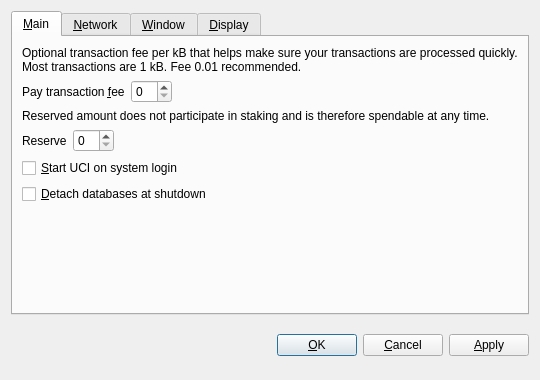
<?xml version="1.0" encoding="UTF-8"?>
<ui version="4.0">
 <class>OptionsDialog</class>
 <widget class="QDialog" name="OptionsDialog">
  <property name="geometry">
   <rect>
    <x>0</x>
    <y>0</y>
    <width>540</width>
    <height>380</height>
   </rect>
  </property>
  <property name="windowTitle">
   <string>Options</string>
  </property>
  <property name="modal">
   <bool>true</bool>
  </property>
  <layout class="QVBoxLayout" name="verticalLayout">
   <item>
    <widget class="QTabWidget" name="tabWidget">
     <property name="tabPosition">
      <enum>QTabWidget::North</enum>
     </property>
     <property name="currentIndex">
      <number>0</number>
     </property>
     <widget class="QWidget" name="tabMain">
      <attribute name="title">
       <string>&amp;Main</string>
      </attribute>
      <layout class="QVBoxLayout" name="verticalLayout_Main">
       <item>
        <widget class="QLabel" name="transactionFeeInfoLabel">
         <property name="text">
          <string>Optional transaction fee per kB that helps make sure your transactions are processed quickly. Most transactions are 1 kB. Fee 0.01 recommended.</string>
         </property>
         <property name="textFormat">
          <enum>Qt::PlainText</enum>
         </property>
         <property name="wordWrap">
          <bool>true</bool>
         </property>
        </widget>
       </item>
       <item>
        <layout class="QHBoxLayout" name="horizontalLayoutFee">
         <item>
          <widget class="QLabel" name="transactionFeeLabel">
           <property name="text">
            <string>Pay transaction &amp;fee</string>
           </property>
           <property name="textFormat">
            <enum>Qt::PlainText</enum>
           </property>
           <property name="buddy">
            <cstring>transactionFee</cstring>
           </property>
          </widget>
         </item>
         <item>
          <widget class="BitcoinAmountField" name="transactionFee"/>
         </item>
         <item>
          <spacer name="horizontalSpacerFee">
           <property name="orientation">
            <enum>Qt::Horizontal</enum>
           </property>
           <property name="sizeHint" stdset="0">
            <size>
             <width>40</width>
             <height>20</height>
            </size>
           </property>
          </spacer>
         </item>
        </layout>
       </item>
       <item>
        <widget class="QLabel" name="reserveBalanceInfoLabel">
         <property name="text">
          <string>Reserved amount does not participate in staking and is therefore spendable at any time.</string>
         </property>
         <property name="textFormat">
          <enum>Qt::PlainText</enum>
         </property>
         <property name="wordWrap">
          <bool>true</bool>
         </property>
        </widget>
       </item>
       <item>
        <layout class="QHBoxLayout" name="horizontalLayoutReserveBalance">
         <item>
          <widget class="QLabel" name="reserveBalanceLabel">
           <property name="text">
            <string>Reserve</string>
           </property>
           <property name="textFormat">
            <enum>Qt::PlainText</enum>
           </property>
           <property name="buddy">
            <cstring>reserveBalance</cstring>
           </property>
          </widget>
         </item>
         <item>
          <widget class="BitcoinAmountField" name="reserveBalance"/>
         </item>
         <item>
          <spacer name="horizontalSpacerReserveBalance">
           <property name="orientation">
            <enum>Qt::Horizontal</enum>
           </property>
           <property name="sizeHint" stdset="0">
            <size>
             <width>40</width>
             <height>20</height>
            </size>
           </property>
          </spacer>
         </item>
        </layout>
       </item>
       <item>
        <widget class="QCheckBox" name="bitcoinAtStartup">
         <property name="toolTip">
          <string>Automatically start UCI after logging in to the system.</string>
         </property>
         <property name="text">
          <string>&amp;Start UCI on system login</string>
         </property>
        </widget>
       </item>
       <item>
        <widget class="QCheckBox" name="detachDatabases">
         <property name="toolTip">
          <string>Detach block and address databases at shutdown. This means they can be moved to another data directory, but it slows down shutdown. The wallet is always detached.</string>
         </property>
         <property name="text">
          <string>&amp;Detach databases at shutdown</string>
         </property>
        </widget>
       </item>
       <item>
        <spacer name="verticalSpacer_Main">
         <property name="orientation">
          <enum>Qt::Vertical</enum>
         </property>
         <property name="sizeHint" stdset="0">
          <size>
           <width>20</width>
           <height>40</height>
          </size>
         </property>
        </spacer>
       </item>
      </layout>
     </widget>
     <widget class="QWidget" name="tabNetwork">
      <attribute name="title">
       <string>&amp;Network</string>
      </attribute>
      <layout class="QVBoxLayout" name="verticalLayout_Network">
       <item>
        <widget class="QCheckBox" name="mapPortUpnp">
         <property name="toolTip">
          <string>Automatically open the UCI client port on the router. This only works when your router supports UPnP and it is enabled.</string>
         </property>
         <property name="text">
          <string>Map port using &amp;UPnP</string>
         </property>
        </widget>
       </item>
       <item>
        <widget class="QCheckBox" name="connectSocks">
         <property name="toolTip">
          <string>Connect to the UCI network through a SOCKS proxy (e.g. when connecting through Tor).</string>
         </property>
         <property name="text">
          <string>&amp;Connect through SOCKS proxy:</string>
         </property>
        </widget>
       </item>
       <item>
        <layout class="QHBoxLayout" name="horizontalLayout_Network">
         <item>
          <widget class="QLabel" name="proxyIpLabel">
           <property name="text">
            <string>Proxy &amp;IP:</string>
           </property>
           <property name="textFormat">
            <enum>Qt::PlainText</enum>
           </property>
           <property name="buddy">
            <cstring>proxyIp</cstring>
           </property>
          </widget>
         </item>
         <item>
          <widget class="QValidatedLineEdit" name="proxyIp">
           <property name="maximumSize">
            <size>
             <width>140</width>
             <height>16777215</height>
            </size>
           </property>
           <property name="toolTip">
            <string>IP address of the proxy (e.g. 127.0.0.1)</string>
           </property>
          </widget>
         </item>
         <item>
          <widget class="QLabel" name="proxyPortLabel">
           <property name="text">
            <string>&amp;Port:</string>
           </property>
           <property name="textFormat">
            <enum>Qt::PlainText</enum>
           </property>
           <property name="buddy">
            <cstring>proxyPort</cstring>
           </property>
          </widget>
         </item>
         <item>
          <widget class="QLineEdit" name="proxyPort">
           <property name="maximumSize">
            <size>
             <width>55</width>
             <height>16777215</height>
            </size>
           </property>
           <property name="toolTip">
            <string>Port of the proxy (e.g. 9050)</string>
           </property>
          </widget>
         </item>
         <item>
          <widget class="QLabel" name="socksVersionLabel">
           <property name="text">
            <string>SOCKS &amp;Version:</string>
           </property>
           <property name="textFormat">
            <enum>Qt::PlainText</enum>
           </property>
           <property name="buddy">
            <cstring>socksVersion</cstring>
           </property>
          </widget>
         </item>
         <item>
          <widget class="QValueComboBox" name="socksVersion">
           <property name="toolTip">
            <string>SOCKS version of the proxy (e.g. 5)</string>
           </property>
          </widget>
         </item>
         <item>
          <spacer name="horizontalSpacer_Network">
           <property name="orientation">
            <enum>Qt::Horizontal</enum>
           </property>
           <property name="sizeHint" stdset="0">
            <size>
             <width>40</width>
             <height>20</height>
            </size>
           </property>
          </spacer>
         </item>
        </layout>
       </item>
       <item>
        <spacer name="verticalSpacer_Network">
         <property name="orientation">
          <enum>Qt::Vertical</enum>
         </property>
         <property name="sizeHint" stdset="0">
          <size>
           <width>20</width>
           <height>40</height>
          </size>
         </property>
        </spacer>
       </item>
      </layout>
     </widget>
     <widget class="QWidget" name="tabWindow">
      <attribute name="title">
       <string>&amp;Window</string>
      </attribute>
      <layout class="QVBoxLayout" name="verticalLayout_Window">
       <item>
        <widget class="QCheckBox" name="minimizeToTray">
         <property name="toolTip">
          <string>Show only a tray icon after minimizing the window.</string>
         </property>
         <property name="text">
          <string>&amp;Minimize to the tray instead of the taskbar</string>
         </property>
        </widget>
       </item>
       <item>
        <widget class="QCheckBox" name="minimizeOnClose">
         <property name="toolTip">
          <string>Minimize instead of exit the application when the window is closed. When this option is enabled, the application will be closed only after selecting Quit in the menu.</string>
         </property>
         <property name="text">
          <string>M&amp;inimize on close</string>
         </property>
        </widget>
       </item>
       <item>
        <spacer name="verticalSpacer_Window">
         <property name="orientation">
          <enum>Qt::Vertical</enum>
         </property>
         <property name="sizeHint" stdset="0">
          <size>
           <width>20</width>
           <height>40</height>
          </size>
         </property>
        </spacer>
       </item>
      </layout>
     </widget>
     <widget class="QWidget" name="tabDisplay">
      <attribute name="title">
       <string>&amp;Display</string>
      </attribute>
      <layout class="QVBoxLayout" name="verticalLayout_Display">
       <item>
        <layout class="QHBoxLayout" name="horizontalLayout_1_Display">
         <item>
          <widget class="QLabel" name="langLabel">
           <property name="text">
            <string>User Interface &amp;language:</string>
           </property>
           <property name="textFormat">
            <enum>Qt::PlainText</enum>
           </property>
           <property name="buddy">
            <cstring>lang</cstring>
           </property>
          </widget>
         </item>
         <item>
          <widget class="QValueComboBox" name="lang">
           <property name="toolTip">
            <string>The user interface language can be set here. This setting will take effect after restarting UCI.</string>
           </property>
          </widget>
         </item>
        </layout>
       </item>
       <item>
        <layout class="QHBoxLayout" name="horizontalLayout_2_Display">
         <item>
          <widget class="QLabel" name="unitLabel">
           <property name="text">
            <string>&amp;Unit to show amounts in:</string>
           </property>
           <property name="textFormat">
            <enum>Qt::PlainText</enum>
           </property>
           <property name="buddy">
            <cstring>unit</cstring>
           </property>
          </widget>
         </item>
         <item>
          <widget class="QValueComboBox" name="unit">
           <property name="toolTip">
            <string>Choose the default subdivision unit to show in the interface and when sending coins.</string>
           </property>
          </widget>
         </item>
        </layout>
       </item>
       <item>
        <widget class="QCheckBox" name="displayAddresses">
         <property name="toolTip">
          <string>Whether to show UCI addresses in the transaction list or not.</string>
         </property>
         <property name="text">
          <string>&amp;Display addresses in transaction list</string>
         </property>
        </widget>
       </item>
       <item>
        <widget class="QCheckBox" name="coinControlFeatures">
         <property name="toolTip">
          <string>Whether to show coin control features or not.</string>
         </property>
         <property name="text">
          <string>Display coin &amp;control features (experts only!)</string>
         </property>
        </widget>
       </item>
       <item>
        <spacer name="verticalSpacer_Display">
         <property name="orientation">
          <enum>Qt::Vertical</enum>
         </property>
         <property name="sizeHint" stdset="0">
          <size>
           <width>20</width>
           <height>40</height>
          </size>
         </property>
        </spacer>
       </item>
      </layout>
     </widget>
    </widget>
   </item>
   <item>
    <layout class="QHBoxLayout" name="horizontalLayout_Buttons">
     <item>
      <spacer name="horizontalSpacer_1">
       <property name="orientation">
        <enum>Qt::Horizontal</enum>
       </property>
       <property name="sizeHint" stdset="0">
        <size>
         <width>40</width>
         <height>48</height>
        </size>
       </property>
      </spacer>
     </item>
     <item>
      <widget class="QLabel" name="statusLabel">
       <property name="font">
        <font>
         <weight>75</weight>
         <bold>true</bold>
        </font>
       </property>
       <property name="text">
        <string/>
       </property>
       <property name="textFormat">
        <enum>Qt::PlainText</enum>
       </property>
       <property name="wordWrap">
        <bool>true</bool>
       </property>
      </widget>
     </item>
     <item>
      <spacer name="horizontalSpacer_2">
       <property name="orientation">
        <enum>Qt::Horizontal</enum>
       </property>
       <property name="sizeHint" stdset="0">
        <size>
         <width>40</width>
         <height>48</height>
        </size>
       </property>
      </spacer>
     </item>
     <item>
      <widget class="QPushButton" name="okButton">
       <property name="text">
        <string>&amp;OK</string>
       </property>
      </widget>
     </item>
     <item>
      <widget class="QPushButton" name="cancelButton">
       <property name="text">
        <string>&amp;Cancel</string>
       </property>
       <property name="autoDefault">
        <bool>false</bool>
       </property>
      </widget>
     </item>
     <item>
      <widget class="QPushButton" name="applyButton">
       <property name="text">
        <string>&amp;Apply</string>
       </property>
       <property name="autoDefault">
        <bool>false</bool>
       </property>
      </widget>
     </item>
    </layout>
   </item>
  </layout>
 </widget>
 <customwidgets>
  <customwidget>
   <class>BitcoinAmountField</class>
   <extends>QSpinBox</extends>
   <header>bitcoinamountfield.h</header>
  </customwidget>
  <customwidget>
   <class>QValueComboBox</class>
   <extends>QComboBox</extends>
   <header>qvaluecombobox.h</header>
  </customwidget>
  <customwidget>
   <class>QValidatedLineEdit</class>
   <extends>QLineEdit</extends>
   <header>qvalidatedlineedit.h</header>
  </customwidget>
 </customwidgets>
 <resources/>
 <connections/>
</ui>
